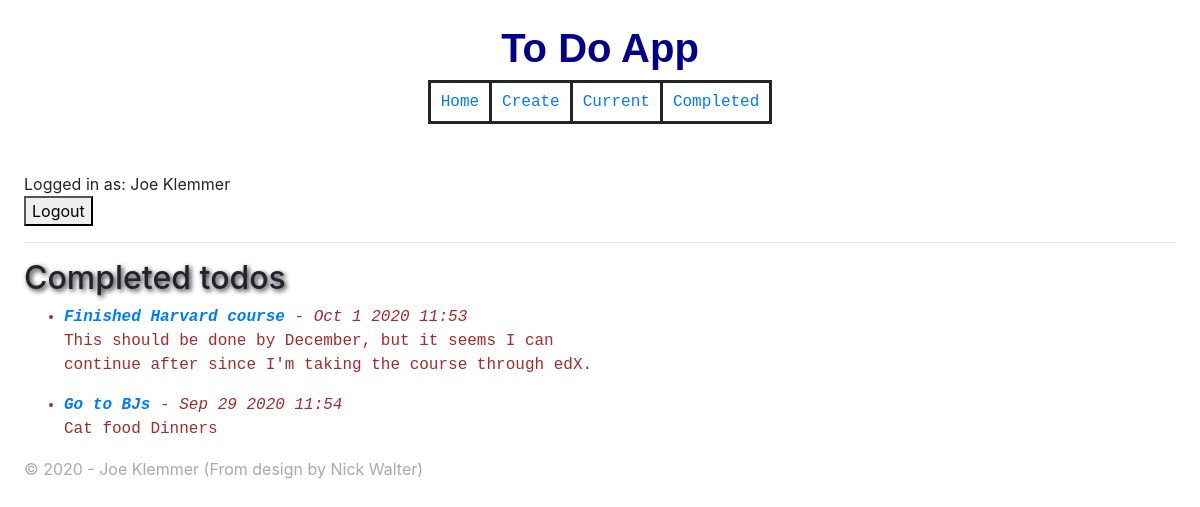
The app's page /completed/ (signed in), older data.
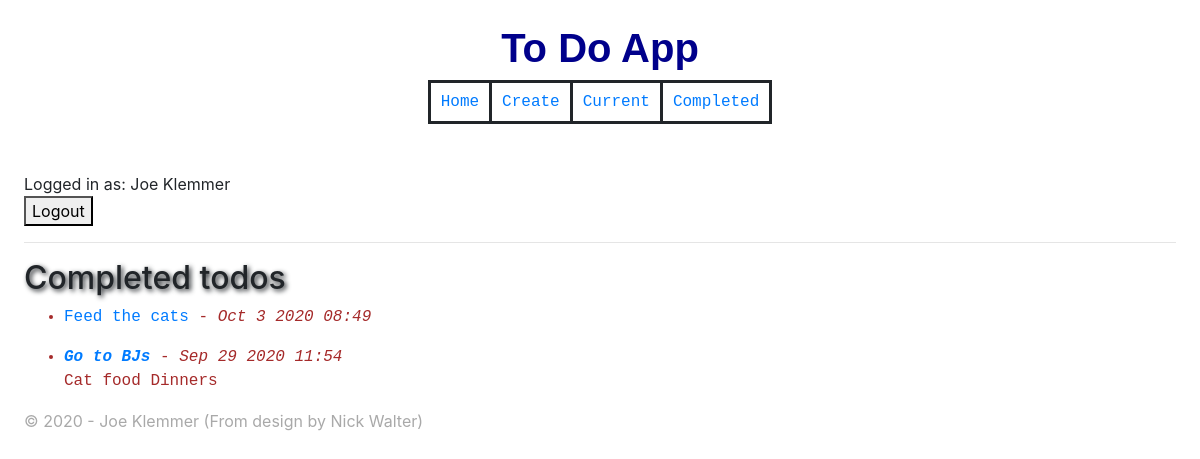
The same page, newer data.
### todo/models.py (models this page shows, shortened)
class Todo(models.Model):
    title = models.CharField(max_length=100)
    memo = models.TextField(blank=True)
    created = models.DateTimeField(auto_now_add=True)
    datecompleted = models.DateTimeField(null=True, blank=True)
    important = models.BooleanField(default=False)
    user = models.ForeignKey(User, on_delete=models.CASCADE)

### todo/views.py (the view)
# urls.py: path('completed/', views.completedtodos, name='completedtodos'),
@login_required
def completedtodos(request):
    todos = Todo.objects.filter(datecompleted__isnull=False,
                                user=request.user).order_by('-datecompleted')
    return render(request, 'todo/completedtodos.html',
                        {'todos':todos})

### todo/templates/todo/completedtodos.html
{% extends 'todo/base.html' %}
{% block content %}
<h2>Completed todos</h2>
<ul>
  {% for todo in todos %}
  <li>
    <a href="{% url 'viewtodo' todo.id %}">
      {% if todo.important %}<b><i>{% endif %}
        {{ todo.title }}
      {% if todo.important %}</i></b>{% endif %}
    </a> -
    <i>{{ todo.datecompleted|date:'M j Y H:i' }}</i>
    <blockquote>{% if todo.memo %} {{ todo.memo }}{% endif %}</blockquote>
  </li>
  {% endfor %}
</ul>
{% endblock %}

Row changes from the older to the newer data that the page shows:
no longer on this page (row edited): Todo: title "Finished Harvard course", datecompleted "Oct 1 2020 11:53", memo "This should be done by December, but it seems I can continue after since I'm taking the course through edX."
now on this page (row edited): Todo: title "Feed the cats", datecompleted "Oct 3 2020 08:49"
